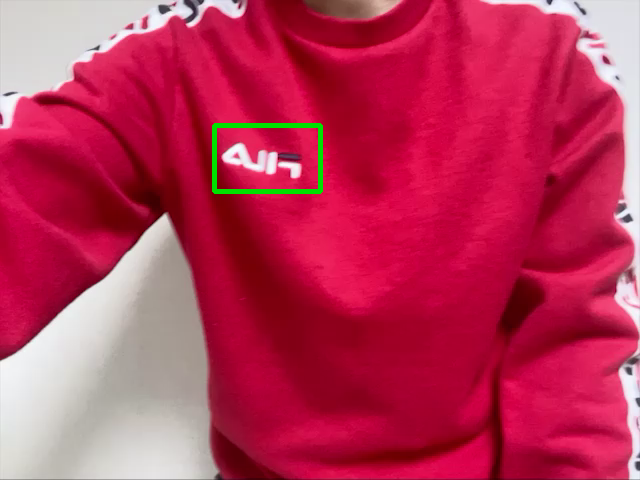
#> input picture gradu/마무리 작업/fortestconvert/convertframe1.png, 640 x 480 px; its folder holds only this picture in this run
$ python -i reprototype_incode_rewind_init.py   (imports and definitions only)
#> lines starting #> are read from the running program, lines starting #| are printed output that depends on the picture
import cv2
import numpy as np
import os
import threading
import sys
from PyQt5 import QtWidgets
from PyQt5 import QtGui
from PyQt5 import QtCore
from PyQt5 import uic
from PyQt5.QtWidgets import *
from PyQt5.QtCore import QCoreApplication
from PyQt5.QtGui import *

mode, drawing = True, False
# 마우스 눌렀을때 좌표
x_down1, y_down1, x_down2, y_down2 = -1, -1, -1, -1
x_up1, y_up1, x_up2, y_up2 = -1, -1, -1, -1

# 주황색
B = 0
G = 255
R = 0
# 마우스 뗐을 때 좌표
# [1 line not run here, left out]

squares = 0

zeroflag = 0
cornerflag = 0


# [1 line that did not run here, left out]


def Optical_flow(frame):
    global x_down1, y_down1, x_up1, y_up1, numOfDot

    width = frame.shape[1]
    height = frame.shape[0]

    print("좌표", x_down1,y_down1,x_up1,y_up1)
    if cnt == 1 or x_down1==-1:
        return frame

    # 여기서 다음쿼리를 찾는 과정을 수행
    img1 = cv2.imread('query.jpg')
    img2 = frame
    gray1 = cv2.cvtColor(img1, cv2.COLOR_BGR2GRAY)
    gray2 = cv2.cvtColor(img2, cv2.COLOR_BGR2GRAY)


    termcriteria =  (cv2.TERM_CRITERIA_EPS | cv2.TERM_CRITERIA_COUNT, 10, 0.03)

    #코너검출
    prePt = cv2.goodFeaturesToTrack(gray1,200,0.01,10)

    nextPt, status, err = cv2.calcOpticalFlowPyrLK(gray1, gray2, prePt, None, criteria=termcriteria)
    preMv=prePt[status==1]
    nextMv=nextPt[status==1]

    sumX=0
    count=0
    sumY=0

    for i,(p,n) in enumerate(zip(preMv,nextMv)):
        px,py=p.ravel()
        nx,ny=n.ravel()
        if px > x_down1 and px < x_up1 and py > y_down1 and py < y_up1:
            sumX=sumX+nx-px
            count=count+1
            sumY=sumY+ny-py

    moveX = round(sumX / count)
    moveY = round(sumY / count)
    #print("특징점 개수",count)

    numOfCurrent=count


    x_down1 = x_down1 + moveX
    x_up1 = x_up1 + moveX
    y_down1 = y_down1 + moveY
    y_up1 = y_up1 + moveY


    if cnt > 11:
        diff=numOfCurrent-numOfDot
        print(diff)
        # 현재특징점이 더 적을때->로고가 작아짐
        if x_up1 - x_down1 >= 20 and y_up1 - y_down1 >= 20:
            if diff < -6:
                # round(diff/div+plus)
                x_down1 = x_down1 + 2
                y_down1 = y_down1 + 2

                x_up1=x_up1-2
                y_up1 = y_up1 - 2
            #현재특징점이 더 많을때->로고가 커짐
            elif diff > 6:
                x_down1 = x_down1 - 2
                y_down1 = y_down1 - 2

                x_up1 = x_up1 + 2
                y_up1 = y_up1 + 2

    if(cnt%10==0):
        numOfDot=count

    try:
        os.remove("query.jpg")
    except:
        pass
    cutimg = frame.copy()
    cv2.imwrite('query.jpg', cutimg)


    #inpainting
    #원본 중 부분을 잘라서 저장
    original= frame[int(y_down1):int(y_up1), int(x_down1):int(x_up1)]

    #자른 이미지 그레이스케일
    gray = cv2.cvtColor(original,cv2.COLOR_BGR2GRAY)

    #이진화
    binarization = np.zeros_like(gray)
    binarization[gray > 127] = 255
    #cv2.imshow('binary', binarization)

    #인페인팅 연산
    inPainted = cv2.inpaint(original, binarization, 10, cv2.INPAINT_TELEA)
    #cv2.imshow('inPainted', inPainted)

    blurImg = inPainted
    blurImg = cv2.blur(inPainted, (10, 10))
    img2[int(y_down1):int(y_up1), int(x_down1):int(x_up1)] = blurImg

    return img2


# 마우스 이벤트
# [21 lines left out: function onMouse, not called in this run]

# [129 lines that did not run here, left out]


# [6 lines not run here, left out]

>>> import cv2
>>> picture = cv2.imread('fortestconvert/convertframe1.png', cv2.IMREAD_GRAYSCALE)
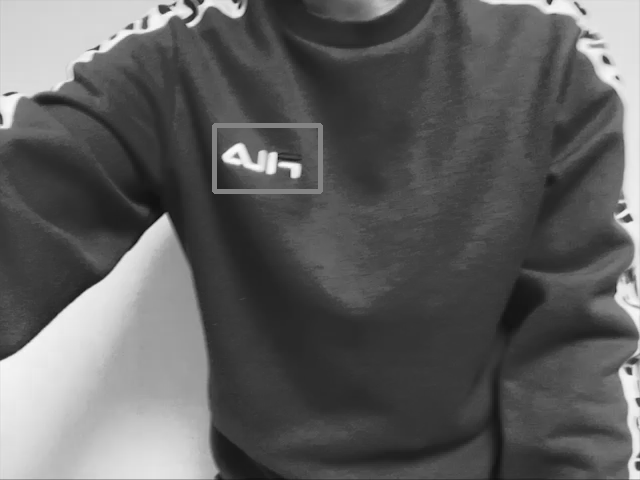
#> picture: shape (480, 640); min 16, max 251, mean 94.9
>>> result = Optical_flow(picture)
#> (the run stopped early here; a loop or call above may not have finished)
